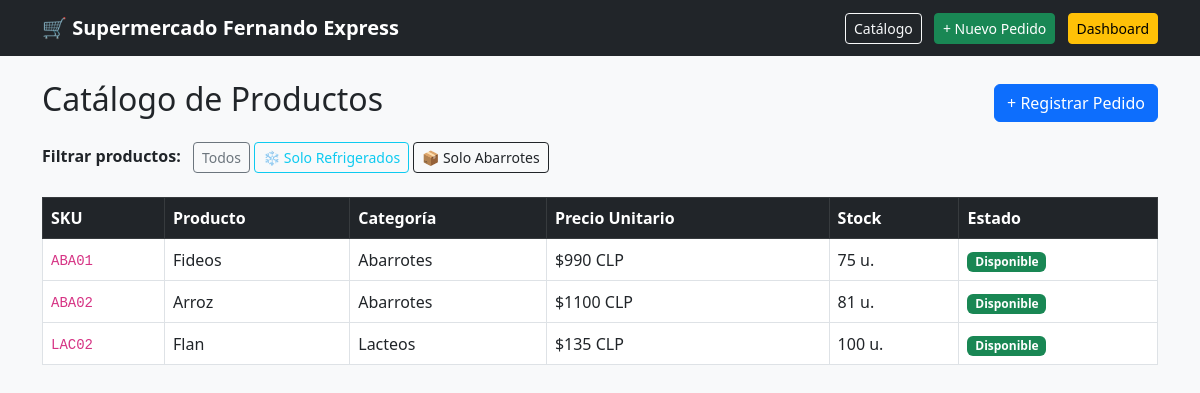
The app's page /?refrigerado=0 with its own data.
### gestion_pedidos/models.py (models this page shows, shortened)
class Producto(models.Model):
    nombre = models.CharField(max_length=150)
    sku = models.CharField(max_length=50, unique=True)
    categoria = models.ForeignKey(Categoria, on_delete=models.CASCADE, related_name='productos')
    precio_unitario = models.IntegerField()
    stock = models.IntegerField()
    requiere_refrigeracion = models.BooleanField(default=False)

class Categoria(models.Model):
    nombre = models.CharField(max_length=100)
    descripcion = models.TextField(blank=True, null=True)

### gestion_pedidos/views.py (the view)
# urls.py: path('', views.catalogo_productos, name='catalogo_productos'),
def catalogo_productos(request):
    productos = Producto.objects.all()
    refrigerado = request.GET.get('refrigerado')
    if refrigerado == '1':
        productos = productos.filter(requiere_refrigeracion=True)
    elif refrigerado == '0':
        productos = productos.filter(requiere_refrigeracion=False)
    return render(request, 'gestion_pedidos/catalogo.html', {
        'productos': productos
    })

### gestion_pedidos/templates/gestion_pedidos/catalogo.html (shortened to what this page needs)
{% extends 'gestion_pedidos/base.html' %}
{% block content %}
<div class="d-flex justify-content-between align-items-center mb-3">
    <h2>Catálogo de Productos</h2>
    <a href="{% url 'crear_pedido' %}" class="btn btn-primary">+ Registrar Pedido</a>
</div>
<div class="mb-4">
    <span class="me-2 fw-bold">Filtrar productos:</span>
    <a href="{% url 'catalogo_productos' %}" class="btn btn-sm btn-outline-secondary">Todos</a>
    <a href="?refrigerado=1" class="btn btn-sm btn-outline-info">❄️ Solo Refrigerados</a>
    <a href="?refrigerado=0" class="btn btn-sm btn-outline-dark">📦 Solo Abarrotes</a>
</div>
{% if productos %}
<div class="table-responsive">
    <table class="table table-bordered table-hover align-middle bg-white">
        <thead class="table-dark">
            <tr>
                <th>SKU</th>
                <th>Producto</th>
                <th>Categoría</th>
                <th>Precio Unitario</th>
                <th>Stock</th>
                <th>Estado</th>
            </tr>
        </thead>
        <tbody>
            {% for prod in productos %}
            <tr>
                <td><code>{{ prod.sku }}</code></td>
                <td>
                    {{ prod.nombre }}
                </td>
                <td>{{ prod.categoria.nombre }}</td>
                <td>${{ prod.precio_unitario }} CLP</td>
                <td>{{ prod.stock }} u.</td>
                <td>
                    {% if prod.stock > 0 %}
                        <span class="badge bg-success">Disponible</span>
                    {% else %}
                        <span class="badge bg-danger">Agotado</span>
                    {% endif %}
                </td>
            </tr>
            {% endfor %}
        </tbody>
    </table>
</div>
{% else %}
<div class="alert alert-warning text-center">
    No se encontraron productos registrados en la base de datos.
</div>
{% endif %}
{% endblock %}

### records on screen
Producto: sku "ABA01", nombre "Fideos", categoria.nombre "Abarrotes", precio_unitario "990", stock "75", shows "Disponible"
Producto: sku "ABA02", nombre "Arroz", categoria.nombre "Abarrotes", precio_unitario "1100", stock "81", shows "Disponible"
Producto: sku "LAC02", nombre "Flan", categoria.nombre "Lacteos", precio_unitario "135", stock "100", shows "Disponible"
